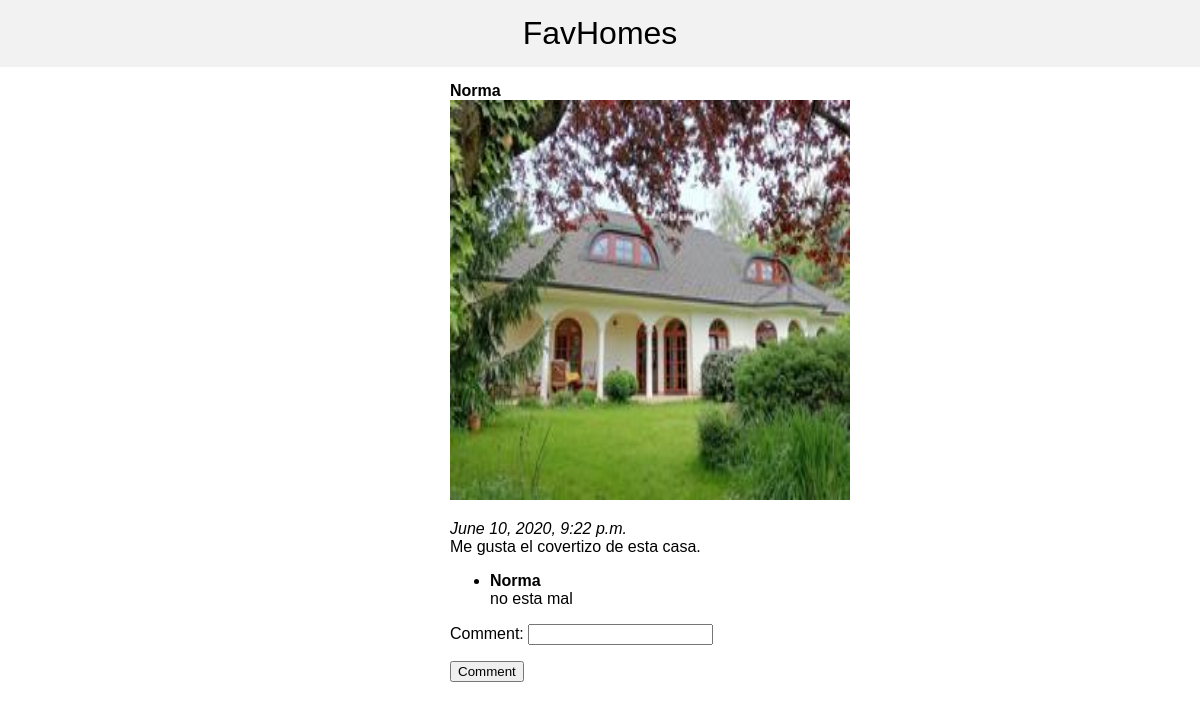
The app's page /posts/1/ with its own data.
### posts/models.py (models this page shows)
class Post(models.Model):
    image = models.ImageField()
    description = models.TextField()
    author = models.ForeignKey(User, on_delete=models.CASCADE)
    created = models.DateTimeField(auto_now_add=True)
    modified = models.DateTimeField(auto_now=True)

class Comment(models.Model):
    post = models.ForeignKey(Post, on_delete=models.CASCADE)
    text = models.TextField()
    author = models.ForeignKey(User, on_delete=models.CASCADE)
    created = models.DateTimeField(auto_now_add=True)
    modified = models.DateTimeField(auto_now=True)

### posts/views.py (the view, shortened to what this page needs)
# urls.py: path('posts/<pk>/', PostDetail.as_view(), name='detail'),
class PostDetail(DetailView):
    model = Post
    def get_context_data(self, *args, **kwargs):
        context = super().get_context_data(*args, **kwargs)
        context['comment_form'] = CommentForm()
        return context

### posts/views.py
class CommentForm(forms.Form):
    comment = forms.CharField()

### posts/templates/posts/post_detail.html (shortened to what this page needs)
{% extends 'posts/base.html' %}
{% block content %}
    <strong>{{ object.author.username }}</strong><br>
    <img src="{{ object.image.url }}" width=400 height=400>
    <p><em>{{ object.created }}</em><br>{{ object.description }}</p>
    <ul>
        {% for comment in object.comment_set.all %}
        <li>
            <strong>{{ comment.author }}</strong><br>
            {{ comment.text }}
        </li>
        {% endfor %}
    </ul>
    <form action="{% url 'detail' pk=object.id %}" method="POST">
        {{ comment_form.as_p }}
        <input type="submit" value="Comment">
    </form>
{% endblock %}

### posts/templates/posts/base.html (style rules this page uses)
body { font-family:sans-serif; margin: 0; }

### records on screen
Post: author.username "Norma", image (picture), created "June 10, 2020, 9:22 p.m.", description "Me gusta el covertizo de esta casa."
Comment: author "Norma", text "no esta mal"
